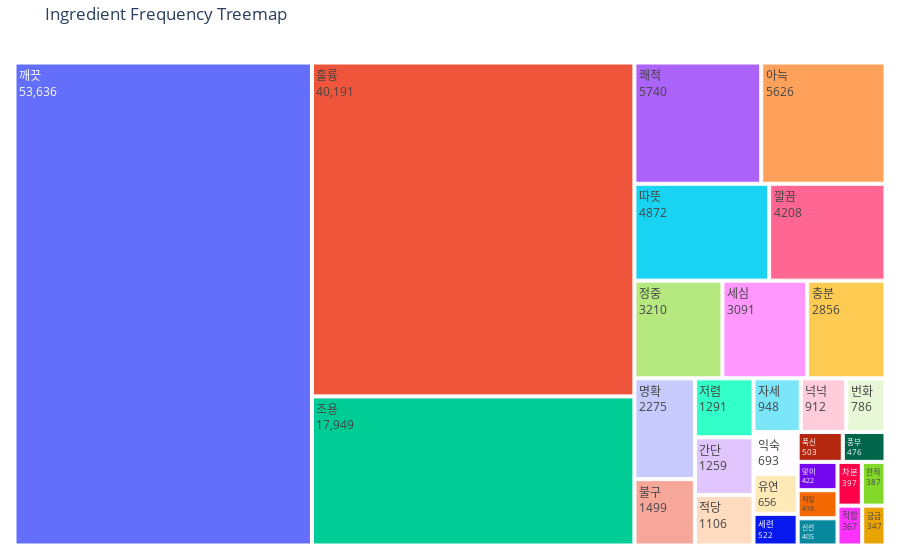

Write notebook code for a chart like this one.
### Code cell
label, counts = zip(*sorted_radixs)

generate_treemap(label, counts, 'Ingredient Frequency Treemap')

### Figure 1 — Plotly figure (JSON) as saved in the notebook; plotly's stock layout.template omitted (floating-point values rounded to 4 significant figures; data arrays with more than 128 entries replaced by an {"elided": "..."} marker saying what was removed)
{"data": [{"hoverinfo": "label+value", "labels": ["깨끗", "훌륭", "조용", "쾌적", "아늑", "따뜻", "깔끔", "정중", "세심", "충분", "명확", "불구", "저렴", "간단", "적당", "자세", "넉넉", "번화", "익숙", "유연", "세련", "푹신", "풍부", "맞이", "적절", "신선", "차분", "한적", "적합", "궁금"], "parents": ["", "", "", "", "", "", "", "", "", "", "", "", "", "", "", "", "", "", "", "", "", "", "", "", "", "", "", "", "", ""], "texttemplate": "%{label}<br>%{value}", "type": "treemap", "values": {"elided": "458 int values"}}], "layout": {"margin": {"b": 10, "l": 10, "r": 10, "t": 40}, "title": {"text": "Ingredient Frequency Treemap"}}}
